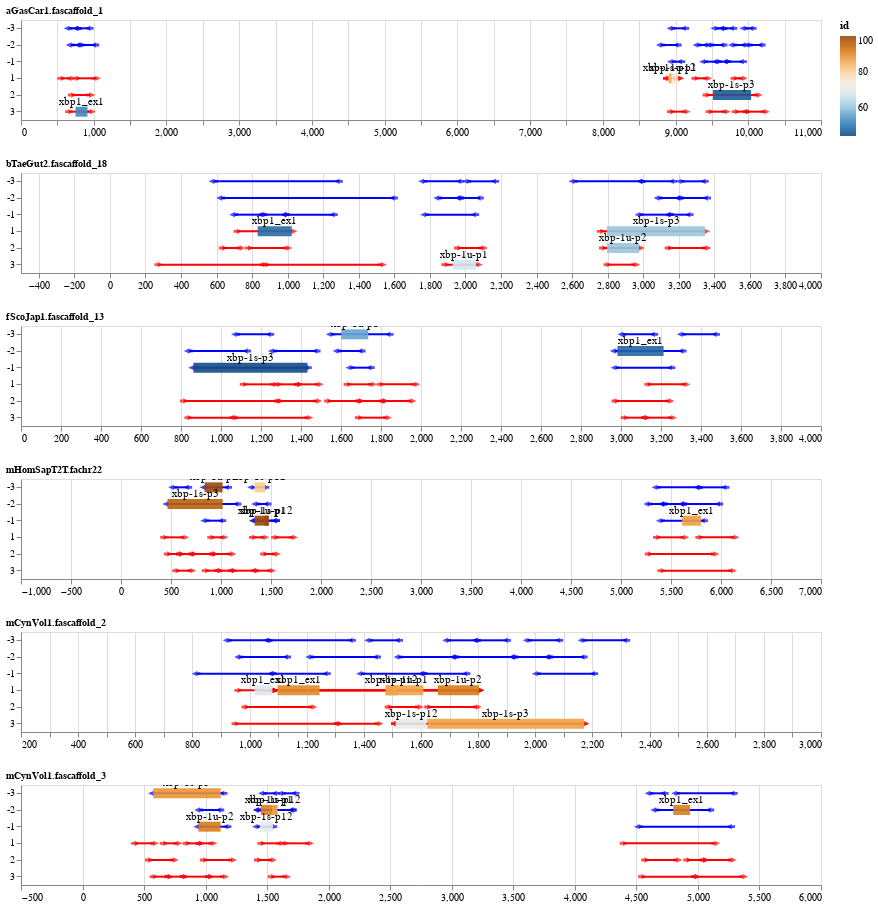

Source (notebook cell):
### Code cell
# Create charts for each Genome/Chromosome combination
charts = []
for species in data.sort_values(by=['clade'])['genome'].unique():
    for group in data[data['genome']==species]['genome_chr'].unique():
        src = data[data['genome_chr']==group]
        charts.append(chart(src))
        
alt.vconcat(*charts).resolve_scale(
    y='shared'
).configure_title(
    fontSize=10,
    anchor='start',
)
